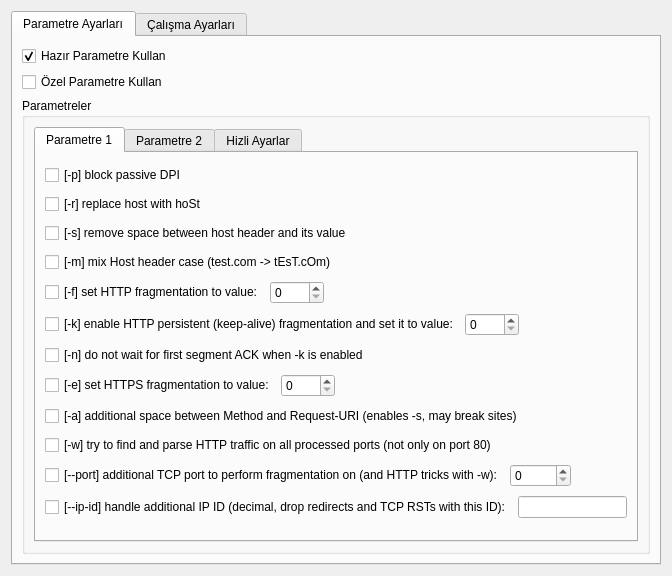
<?xml version="1.0" encoding="UTF-8"?>
<ui version="4.0">
 <class>Settings</class>
 <widget class="QWidget" name="Settings">
  <property name="geometry">
   <rect>
    <x>0</x>
    <y>0</y>
    <width>672</width>
    <height>576</height>
   </rect>
  </property>
  <property name="sizePolicy">
   <sizepolicy hsizetype="Maximum" vsizetype="Maximum">
    <horstretch>0</horstretch>
    <verstretch>0</verstretch>
   </sizepolicy>
  </property>
  <property name="minimumSize">
   <size>
    <width>672</width>
    <height>526</height>
   </size>
  </property>
  <property name="maximumSize">
   <size>
    <width>672</width>
    <height>655</height>
   </size>
  </property>
  <property name="windowTitle">
   <string>Form</string>
  </property>
  <layout class="QVBoxLayout" name="verticalLayout_2">
   <item>
    <widget class="QTabWidget" name="settingWidget">
     <property name="sizePolicy">
      <sizepolicy hsizetype="Expanding" vsizetype="Expanding">
       <horstretch>0</horstretch>
       <verstretch>0</verstretch>
      </sizepolicy>
     </property>
     <property name="currentIndex">
      <number>0</number>
     </property>
     <widget class="QWidget" name="paramTab">
      <attribute name="title">
       <string>Parametre Ayarları</string>
      </attribute>
      <layout class="QGridLayout" name="gridLayout_5">
       <item row="2" column="0">
        <widget class="QGroupBox" name="paramBox">
         <property name="enabled">
          <bool>true</bool>
         </property>
         <property name="title">
          <string>Parametreler</string>
         </property>
         <layout class="QVBoxLayout" name="verticalLayout_3">
          <item>
           <widget class="QTabWidget" name="tabWidget">
            <property name="enabled">
             <bool>true</bool>
            </property>
            <property name="tabShape">
             <enum>QTabWidget::Rounded</enum>
            </property>
            <property name="currentIndex">
             <number>0</number>
            </property>
            <property name="elideMode">
             <enum>Qt::ElideRight</enum>
            </property>
            <widget class="QWidget" name="param1">
             <attribute name="title">
              <string>Parametre 1</string>
             </attribute>
             <layout class="QVBoxLayout" name="verticalLayout">
              <item>
               <widget class="QCheckBox" name="checkP">
                <property name="text">
                 <string>[-p] block passive DPI</string>
                </property>
               </widget>
              </item>
              <item>
               <widget class="QCheckBox" name="checkR">
                <property name="text">
                 <string>[-r] replace host with hoSt</string>
                </property>
               </widget>
              </item>
              <item>
               <widget class="QCheckBox" name="checkS">
                <property name="text">
                 <string>[-s] remove space between host header and its value</string>
                </property>
               </widget>
              </item>
              <item>
               <widget class="QCheckBox" name="checkM">
                <property name="text">
                 <string>[-m] mix Host header case (test.com -&gt; tEsT.cOm)</string>
                </property>
               </widget>
              </item>
              <item>
               <layout class="QHBoxLayout" name="horizontalLayout">
                <item>
                 <widget class="QCheckBox" name="checkF">
                  <property name="text">
                   <string>[-f] set HTTP fragmentation to value:</string>
                  </property>
                 </widget>
                </item>
                <item>
                 <widget class="QSpinBox" name="spinF">
                  <property name="maximum">
                   <number>1337</number>
                  </property>
                 </widget>
                </item>
                <item>
                 <spacer name="horizontalSpacer_3">
                  <property name="orientation">
                   <enum>Qt::Horizontal</enum>
                  </property>
                  <property name="sizeHint" stdset="0">
                   <size>
                    <width>40</width>
                    <height>20</height>
                   </size>
                  </property>
                 </spacer>
                </item>
               </layout>
              </item>
              <item>
               <layout class="QHBoxLayout" name="horizontalLayout_2">
                <item>
                 <widget class="QCheckBox" name="checkK">
                  <property name="text">
                   <string>[-k] enable HTTP persistent (keep-alive) fragmentation and set it to value:</string>
                  </property>
                 </widget>
                </item>
                <item>
                 <widget class="QSpinBox" name="spinK">
                  <property name="maximum">
                   <number>1337</number>
                  </property>
                 </widget>
                </item>
                <item>
                 <spacer name="horizontalSpacer_4">
                  <property name="orientation">
                   <enum>Qt::Horizontal</enum>
                  </property>
                  <property name="sizeHint" stdset="0">
                   <size>
                    <width>40</width>
                    <height>20</height>
                   </size>
                  </property>
                 </spacer>
                </item>
               </layout>
              </item>
              <item>
               <widget class="QCheckBox" name="checkN">
                <property name="text">
                 <string>[-n] do not wait for first segment ACK when -k is enabled</string>
                </property>
               </widget>
              </item>
              <item>
               <layout class="QHBoxLayout" name="horizontalLayout_3">
                <item>
                 <widget class="QCheckBox" name="checkE">
                  <property name="text">
                   <string>[-e] set HTTPS fragmentation to value:</string>
                  </property>
                 </widget>
                </item>
                <item>
                 <widget class="QSpinBox" name="spinE">
                  <property name="maximum">
                   <number>1337</number>
                  </property>
                 </widget>
                </item>
                <item>
                 <spacer name="horizontalSpacer_5">
                  <property name="orientation">
                   <enum>Qt::Horizontal</enum>
                  </property>
                  <property name="sizeHint" stdset="0">
                   <size>
                    <width>40</width>
                    <height>20</height>
                   </size>
                  </property>
                 </spacer>
                </item>
               </layout>
              </item>
              <item>
               <widget class="QCheckBox" name="checkA">
                <property name="text">
                 <string>[-a] additional space between Method and Request-URI (enables -s, may break sites)</string>
                </property>
               </widget>
              </item>
              <item>
               <widget class="QCheckBox" name="checkW">
                <property name="text">
                 <string>[-w] try to find and parse HTTP traffic on all processed ports (not only on port 80)</string>
                </property>
               </widget>
              </item>
              <item>
               <layout class="QHBoxLayout" name="horizontalLayout_4">
                <item>
                 <widget class="QCheckBox" name="checkPort">
                  <property name="text">
                   <string>[--port] additional TCP port to perform fragmentation on (and HTTP tricks with -w):</string>
                  </property>
                 </widget>
                </item>
                <item>
                 <widget class="QSpinBox" name="spinPort">
                  <property name="maximum">
                   <number>65535</number>
                  </property>
                 </widget>
                </item>
                <item>
                 <spacer name="horizontalSpacer_7">
                  <property name="orientation">
                   <enum>Qt::Horizontal</enum>
                  </property>
                  <property name="sizeHint" stdset="0">
                   <size>
                    <width>40</width>
                    <height>20</height>
                   </size>
                  </property>
                 </spacer>
                </item>
               </layout>
              </item>
              <item>
               <layout class="QHBoxLayout" name="horizontalLayout_5">
                <item>
                 <widget class="QCheckBox" name="checkIpId">
                  <property name="text">
                   <string>[--ip-id] handle additional IP ID (decimal, drop redirects and TCP RSTs with this ID):</string>
                  </property>
                 </widget>
                </item>
                <item>
                 <widget class="QLineEdit" name="lineIpId"/>
                </item>
               </layout>
              </item>
             </layout>
            </widget>
            <widget class="QWidget" name="param2">
             <attribute name="title">
              <string>Parametre 2</string>
             </attribute>
             <layout class="QGridLayout" name="gridLayout_8">
              <item row="0" column="0">
               <layout class="QHBoxLayout" name="horizontalLayout_6">
                <item>
                 <widget class="QCheckBox" name="checkDnsAddr">
                  <property name="text">
                   <string>[--dns-addr] redirect UDP DNS requests to the supplied IP address (experimental):</string>
                  </property>
                 </widget>
                </item>
                <item>
                 <widget class="QLineEdit" name="lineDnsAddr">
                  <property name="text">
                   <string>208.67.220.220</string>
                  </property>
                 </widget>
                </item>
               </layout>
              </item>
              <item row="1" column="0">
               <layout class="QHBoxLayout" name="horizontalLayout_7">
                <item>
                 <widget class="QCheckBox" name="checkDnsPort">
                  <property name="text">
                   <string>[--dns-port] redirect UDP DNS requests to the supplied port (53 by default)</string>
                  </property>
                 </widget>
                </item>
                <item>
                 <widget class="QSpinBox" name="spinDnsPort">
                  <property name="minimumSize">
                   <size>
                    <width>75</width>
                    <height>0</height>
                   </size>
                  </property>
                  <property name="maximum">
                   <number>65535</number>
                  </property>
                  <property name="value">
                   <number>1253</number>
                  </property>
                 </widget>
                </item>
                <item>
                 <spacer name="horizontalSpacer">
                  <property name="orientation">
                   <enum>Qt::Horizontal</enum>
                  </property>
                  <property name="sizeHint" stdset="0">
                   <size>
                    <width>40</width>
                    <height>20</height>
                   </size>
                  </property>
                 </spacer>
                </item>
               </layout>
              </item>
              <item row="2" column="0">
               <layout class="QHBoxLayout" name="horizontalLayout_8">
                <item>
                 <widget class="QCheckBox" name="checkDnsv6Addr">
                  <property name="text">
                   <string>[--dnsv6-addr] redirect UDPv6 DNS requests to the supplied IPv6 address (experimental):</string>
                  </property>
                 </widget>
                </item>
                <item>
                 <widget class="QLineEdit" name="lineDnsv6Addr">
                  <property name="text">
                   <string>2a02:6b8::feed:0ff</string>
                  </property>
                 </widget>
                </item>
               </layout>
              </item>
              <item row="3" column="0">
               <layout class="QHBoxLayout" name="horizontalLayout_9">
                <item>
                 <widget class="QCheckBox" name="checkDnsv6Port">
                  <property name="text">
                   <string>[--dnsv6-port] redirect UDPv6 DNS requests to the supplied port (53 by default)</string>
                  </property>
                 </widget>
                </item>
                <item>
                 <widget class="QSpinBox" name="spinDnsv6Port">
                  <property name="minimumSize">
                   <size>
                    <width>75</width>
                    <height>0</height>
                   </size>
                  </property>
                  <property name="maximum">
                   <number>65535</number>
                  </property>
                  <property name="value">
                   <number>1253</number>
                  </property>
                 </widget>
                </item>
                <item>
                 <spacer name="horizontalSpacer_2">
                  <property name="orientation">
                   <enum>Qt::Horizontal</enum>
                  </property>
                  <property name="sizeHint" stdset="0">
                   <size>
                    <width>40</width>
                    <height>20</height>
                   </size>
                  </property>
                 </spacer>
                </item>
               </layout>
              </item>
              <item row="4" column="0">
               <widget class="QCheckBox" name="checkBlacklist">
                <property name="text">
                 <string>[--blacklist] perform HTTP tricks only to host names and subdomains from
                          supplied text file. This option can be supplied multiple times.</string>
                </property>
               </widget>
              </item>
             </layout>
            </widget>
            <widget class="QWidget" name="quickSetting">
             <attribute name="title">
              <string>Hizli Ayarlar</string>
             </attribute>
             <layout class="QGridLayout" name="gridLayout_6">
              <item row="1" column="0">
               <widget class="QGroupBox" name="groupQuickSettings">
                <property name="title">
                 <string>Hazir ayarlar</string>
                </property>
                <layout class="QGridLayout" name="gridLayout_7">
                 <item row="0" column="0">
                  <widget class="QRadioButton" name="radioQuick1">
                   <property name="text">
                    <string>[-1] -p -r -s -f 2 -k 2 -n -e 2 (most compatible mode, default)</string>
                   </property>
                  </widget>
                 </item>
                 <item row="2" column="0">
                  <widget class="QRadioButton" name="radioQuick3">
                   <property name="text">
                    <string>[-3] -p -r -s -e 40 (better speed for HTTP and HTTPS)</string>
                   </property>
                  </widget>
                 </item>
                 <item row="1" column="0">
                  <widget class="QRadioButton" name="radioQuick2">
                   <property name="text">
                    <string>[-2] -p -r -s -f 2 -k 2 -n -e 40 (better speed for HTTPS yet still compatible)</string>
                   </property>
                  </widget>
                 </item>
                 <item row="3" column="0">
                  <widget class="QRadioButton" name="radioQuick4">
                   <property name="text">
                    <string>[-4] -p -r -s (best speed)</string>
                   </property>
                  </widget>
                 </item>
                </layout>
               </widget>
              </item>
              <item row="0" column="0">
               <widget class="QCheckBox" name="checkQuickSettings">
                <property name="text">
                 <string>Hizli ayarlari aktif et</string>
                </property>
               </widget>
              </item>
             </layout>
            </widget>
           </widget>
          </item>
         </layout>
        </widget>
       </item>
       <item row="1" column="0">
        <widget class="QCheckBox" name="checkCustomParam">
         <property name="text">
          <string>Özel Parametre Kullan</string>
         </property>
        </widget>
       </item>
       <item row="0" column="0">
        <widget class="QCheckBox" name="checkDefaultParam">
         <property name="text">
          <string>Hazır Parametre Kullan</string>
         </property>
         <property name="checked">
          <bool>true</bool>
         </property>
        </widget>
       </item>
      </layout>
     </widget>
     <widget class="QWidget" name="runTab">
      <attribute name="title">
       <string>Çalışma Ayarları</string>
      </attribute>
      <widget class="QGroupBox" name="scheduleSettings">
       <property name="enabled">
        <bool>false</bool>
       </property>
       <property name="geometry">
        <rect>
         <x>9</x>
         <y>90</y>
         <width>631</width>
         <height>406</height>
        </rect>
       </property>
       <property name="title">
        <string>Çalışma Saatleri</string>
       </property>
       <layout class="QGridLayout" name="gridLayout_12">
        <item row="0" column="0">
         <layout class="QHBoxLayout" name="horizontalLayout_12">
          <item>
           <widget class="QCheckBox" name="checkBox_1">
            <property name="text">
             <string>Pazartesi</string>
            </property>
           </widget>
          </item>
          <item>
           <widget class="QWidget" name="widget_1" native="true">
            <property name="enabled">
             <bool>false</bool>
            </property>
            <layout class="QGridLayout" name="gridLayout">
             <item row="0" column="1">
              <layout class="QHBoxLayout" name="horizontalLayout_14">
               <item>
                <layout class="QHBoxLayout" name="horizontalLayout_10">
                 <item>
                  <widget class="QLabel" name="label_1">
                   <property name="text">
                    <string>Başlangıç</string>
                   </property>
                  </widget>
                 </item>
                 <item>
                  <widget class="QDateTimeEdit" name="startTime">
                   <property name="maximumTime">
                    <time>
                     <hour>23</hour>
                     <minute>59</minute>
                     <second>59</second>
                    </time>
                   </property>
                   <property name="displayFormat">
                    <string>HH:mm</string>
                   </property>
                  </widget>
                 </item>
                 <item>
                  <spacer name="horizontalSpacer_6">
                   <property name="orientation">
                    <enum>Qt::Horizontal</enum>
                   </property>
                   <property name="sizeType">
                    <enum>QSizePolicy::Minimum</enum>
                   </property>
                   <property name="sizeHint" stdset="0">
                    <size>
                     <width>40</width>
                     <height>20</height>
                    </size>
                   </property>
                  </spacer>
                 </item>
                </layout>
               </item>
               <item>
                <layout class="QHBoxLayout" name="horizontalLayout_13">
                 <item>
                  <widget class="QLabel" name="label_2">
                   <property name="text">
                    <string>Bitiş</string>
                   </property>
                  </widget>
                 </item>
                 <item>
                  <widget class="QDateTimeEdit" name="endTime">
                   <property name="displayFormat">
                    <string>HH:mm</string>
                   </property>
                   <property name="calendarPopup">
                    <bool>false</bool>
                   </property>
                   <property name="timeSpec">
                    <enum>Qt::LocalTime</enum>
                   </property>
                  </widget>
                 </item>
                </layout>
               </item>
              </layout>
             </item>
             <item row="0" column="0">
              <spacer name="horizontalSpacer_8">
               <property name="orientation">
                <enum>Qt::Horizontal</enum>
               </property>
               <property name="sizeHint" stdset="0">
                <size>
                 <width>40</width>
                 <height>20</height>
                </size>
               </property>
              </spacer>
             </item>
            </layout>
           </widget>
          </item>
         </layout>
        </item>
        <item row="1" column="0">
         <layout class="QHBoxLayout" name="horizontalLayout_15">
          <item>
           <widget class="QCheckBox" name="checkBox_2">
            <property name="text">
             <string>Salı</string>
            </property>
           </widget>
          </item>
          <item>
           <widget class="QWidget" name="widget_2" native="true">
            <property name="enabled">
             <bool>false</bool>
            </property>
            <layout class="QGridLayout" name="gridLayout_2">
             <item row="0" column="1">
              <layout class="QHBoxLayout" name="horizontalLayout_16">
               <item>
                <layout class="QHBoxLayout" name="horizontalLayout_17">
                 <item>
                  <widget class="QLabel" name="label_4">
                   <property name="text">
                    <string>Başlangıç</string>
                   </property>
                  </widget>
                 </item>
                 <item>
                  <widget class="QDateTimeEdit" name="startTime_2">
                   <property name="maximumTime">
                    <time>
                     <hour>23</hour>
                     <minute>59</minute>
                     <second>59</second>
                    </time>
                   </property>
                   <property name="displayFormat">
                    <string>HH:mm</string>
                   </property>
                  </widget>
                 </item>
                 <item>
                  <spacer name="horizontalSpacer_9">
                   <property name="orientation">
                    <enum>Qt::Horizontal</enum>
                   </property>
                   <property name="sizeType">
                    <enum>QSizePolicy::Minimum</enum>
                   </property>
                   <property name="sizeHint" stdset="0">
                    <size>
                     <width>40</width>
                     <height>20</height>
                    </size>
                   </property>
                  </spacer>
                 </item>
                </layout>
               </item>
               <item>
                <layout class="QHBoxLayout" name="horizontalLayout_18">
                 <item>
                  <widget class="QLabel" name="label_5">
                   <property name="text">
                    <string>Bitiş</string>
                   </property>
                  </widget>
                 </item>
                 <item>
                  <widget class="QDateTimeEdit" name="endTime_2">
                   <property name="displayFormat">
                    <string>HH:mm</string>
                   </property>
                   <property name="calendarPopup">
                    <bool>false</bool>
                   </property>
                   <property name="timeSpec">
                    <enum>Qt::LocalTime</enum>
                   </property>
                  </widget>
                 </item>
                </layout>
               </item>
              </layout>
             </item>
             <item row="0" column="0">
              <spacer name="horizontalSpacer_10">
               <property name="orientation">
                <enum>Qt::Horizontal</enum>
               </property>
               <property name="sizeHint" stdset="0">
                <size>
                 <width>40</width>
                 <height>20</height>
                </size>
               </property>
              </spacer>
             </item>
            </layout>
           </widget>
          </item>
         </layout>
        </item>
        <item row="2" column="0">
         <layout class="QHBoxLayout" name="horizontalLayout_19">
          <item>
           <widget class="QCheckBox" name="checkBox_3">
            <property name="text">
             <string>Çarşamba</string>
            </property>
           </widget>
          </item>
          <item>
           <widget class="QWidget" name="widget_3" native="true">
            <property name="enabled">
             <bool>false</bool>
            </property>
            <layout class="QGridLayout" name="gridLayout_3">
             <item row="0" column="1">
              <layout class="QHBoxLayout" name="horizontalLayout_20">
               <item>
                <layout class="QHBoxLayout" name="horizontalLayout_21">
                 <item>
                  <widget class="QLabel" name="label_6">
                   <property name="text">
                    <string>Başlangıç</string>
                   </property>
                  </widget>
                 </item>
                 <item>
                  <widget class="QDateTimeEdit" name="startTime_3">
                   <property name="maximumTime">
                    <time>
                     <hour>23</hour>
                     <minute>59</minute>
                     <second>59</second>
                    </time>
                   </property>
                   <property name="displayFormat">
                    <string>HH:mm</string>
                   </property>
                  </widget>
                 </item>
                 <item>
                  <spacer name="horizontalSpacer_11">
                   <property name="orientation">
                    <enum>Qt::Horizontal</enum>
                   </property>
                   <property name="sizeType">
                    <enum>QSizePolicy::Minimum</enum>
                   </property>
                   <property name="sizeHint" stdset="0">
                    <size>
                     <width>40</width>
                     <height>20</height>
                    </size>
                   </property>
                  </spacer>
                 </item>
                </layout>
               </item>
               <item>
                <layout class="QHBoxLayout" name="horizontalLayout_22">
                 <item>
                  <widget class="QLabel" name="label_7">
                   <property name="text">
                    <string>Bitiş</string>
                   </property>
                  </widget>
                 </item>
                 <item>
                  <widget class="QDateTimeEdit" name="endTime_3">
                   <property name="displayFormat">
                    <string>HH:mm</string>
                   </property>
                   <property name="calendarPopup">
                    <bool>false</bool>
                   </property>
                   <property name="timeSpec">
                    <enum>Qt::LocalTime</enum>
                   </property>
                  </widget>
                 </item>
                </layout>
               </item>
              </layout>
             </item>
             <item row="0" column="0">
              <spacer name="horizontalSpacer_12">
               <property name="orientation">
                <enum>Qt::Horizontal</enum>
               </property>
               <property name="sizeHint" stdset="0">
                <size>
                 <width>40</width>
                 <height>20</height>
                </size>
               </property>
              </spacer>
             </item>
            </layout>
           </widget>
          </item>
         </layout>
        </item>
        <item row="3" column="0">
         <layout class="QHBoxLayout" name="horizontalLayout_23">
          <item>
           <widget class="QCheckBox" name="checkBox_4">
            <property name="text">
             <string>Perşembe</string>
            </property>
           </widget>
          </item>
          <item>
           <widget class="QWidget" name="widget_4" native="true">
            <property name="enabled">
             <bool>false</bool>
            </property>
            <layout class="QGridLayout" name="gridLayout_4">
             <item row="0" column="1">
              <layout class="QHBoxLayout" name="horizontalLayout_24">
               <item>
                <layout class="QHBoxLayout" name="horizontalLayout_25">
                 <item>
                  <widget class="QLabel" name="label_8">
                   <property name="text">
                    <string>Başlangıç</string>
                   </property>
                  </widget>
                 </item>
                 <item>
                  <widget class="QDateTimeEdit" name="startTime_4">
                   <property name="maximumTime">
                    <time>
                     <hour>23</hour>
                     <minute>59</minute>
                     <second>59</second>
                    </time>
                   </property>
                   <property name="displayFormat">
                    <string>HH:mm</string>
                   </property>
                  </widget>
                 </item>
                 <item>
                  <spacer name="horizontalSpacer_13">
                   <property name="orientation">
                    <enum>Qt::Horizontal</enum>
                   </property>
                   <property name="sizeType">
                    <enum>QSizePolicy::Minimum</enum>
                   </property>
                   <property name="sizeHint" stdset="0">
                    <size>
                     <width>40</width>
                     <height>20</height>
                    </size>
                   </property>
                  </spacer>
                 </item>
                </layout>
               </item>
               <item>
                <layout class="QHBoxLayout" name="horizontalLayout_26">
                 <item>
                  <widget class="QLabel" name="label_9">
                   <property name="text">
                    <string>Bitiş</string>
                   </property>
                  </widget>
                 </item>
                 <item>
                  <widget class="QDateTimeEdit" name="endTime_4">
                   <property name="displayFormat">
                    <string>HH:mm</string>
                   </property>
                   <property name="calendarPopup">
                    <bool>false</bool>
                   </property>
                   <property name="timeSpec">
                    <enum>Qt::LocalTime</enum>
                   </property>
                  </widget>
                 </item>
                </layout>
               </item>
              </layout>
             </item>
             <item row="0" column="0">
              <spacer name="horizontalSpacer_14">
               <property name="orientation">
                <enum>Qt::Horizontal</enum>
               </property>
               <property name="sizeHint" stdset="0">
                <size>
                 <width>40</width>
                 <height>20</height>
                </size>
               </property>
              </spacer>
             </item>
            </layout>
           </widget>
          </item>
         </layout>
        </item>
        <item row="4" column="0">
         <layout class="QHBoxLayout" name="horizontalLayout_27">
          <item>
           <widget class="QCheckBox" name="checkBox_5">
            <property name="text">
             <string>Cuma</string>
            </property>
           </widget>
          </item>
          <item>
           <widget class="QWidget" name="widget_5" native="true">
            <property name="enabled">
             <bool>false</bool>
            </property>
            <layout class="QGridLayout" name="gridLayout_9">
             <item row="0" column="1">
              <layout class="QHBoxLayout" name="horizontalLayout_28">
               <item>
                <layout class="QHBoxLayout" name="horizontalLayout_29">
                 <item>
                  <widget class="QLabel" name="label_10">
                   <property name="text">
                    <string>Başlangıç</string>
                   </property>
                  </widget>
                 </item>
                 <item>
                  <widget class="QDateTimeEdit" name="startTime_5">
                   <property name="maximumTime">
                    <time>
                     <hour>23</hour>
                     <minute>59</minute>
                     <second>59</second>
                    </time>
                   </property>
                   <property name="displayFormat">
                    <string>HH:mm</string>
                   </property>
                  </widget>
                 </item>
                 <item>
                  <spacer name="horizontalSpacer_15">
                   <property name="orientation">
                    <enum>Qt::Horizontal</enum>
                   </property>
                   <property name="sizeType">
                    <enum>QSizePolicy::Minimum</enum>
                   </property>
                   <property name="sizeHint" stdset="0">
                    <size>
                     <width>40</width>
                     <height>20</height>
                    </size>
                   </property>
                  </spacer>
                 </item>
                </layout>
               </item>
               <item>
                <layout class="QHBoxLayout" name="horizontalLayout_30">
                 <item>
                  <widget class="QLabel" name="label_11">
                   <property name="text">
                    <string>Bitiş</string>
                   </property>
                  </widget>
                 </item>
                 <item>
                  <widget class="QDateTimeEdit" name="endTime_5">
                   <property name="displayFormat">
                    <string>HH:mm</string>
                   </property>
                   <property name="calendarPopup">
                    <bool>false</bool>
                   </property>
                   <property name="timeSpec">
                    <enum>Qt::LocalTime</enum>
                   </property>
                  </widget>
                 </item>
                </layout>
               </item>
              </layout>
             </item>
             <item row="0" column="0">
              <spacer name="horizontalSpacer_16">
               <property name="orientation">
                <enum>Qt::Horizontal</enum>
               </property>
               <property name="sizeHint" stdset="0">
                <size>
                 <width>40</width>
                 <height>20</height>
                </size>
               </property>
              </spacer>
             </item>
            </layout>
           </widget>
          </item>
         </layout>
        </item>
        <item row="5" column="0">
         <layout class="QHBoxLayout" name="horizontalLayout_31">
          <item>
           <widget class="QCheckBox" name="checkBox_6">
            <property name="text">
             <string>Cumartesi</string>
            </property>
           </widget>
          </item>
          <item>
           <widget class="QWidget" name="widget_6" native="true">
            <property name="enabled">
             <bool>false</bool>
            </property>
            <layout class="QGridLayout" name="gridLayout_10">
             <item row="0" column="1">
              <layout class="QHBoxLayout" name="horizontalLayout_32">
               <item>
                <layout class="QHBoxLayout" name="horizontalLayout_33">
                 <item>
                  <widget class="QLabel" name="label_12">
                   <property name="text">
                    <string>Başlangıç</string>
                   </property>
                  </widget>
                 </item>
                 <item>
                  <widget class="QDateTimeEdit" name="startTime_6">
                   <property name="maximumTime">
                    <time>
                     <hour>23</hour>
                     <minute>59</minute>
                     <second>59</second>
                    </time>
                   </property>
                   <property name="displayFormat">
                    <string>HH:mm</string>
                   </property>
                  </widget>
                 </item>
                 <item>
                  <spacer name="horizontalSpacer_17">
                   <property name="orientation">
                    <enum>Qt::Horizontal</enum>
                   </property>
                   <property name="sizeType">
                    <enum>QSizePolicy::Minimum</enum>
                   </property>
                   <property name="sizeHint" stdset="0">
                    <size>
                     <width>40</width>
                     <height>20</height>
                    </size>
                   </property>
                  </spacer>
                 </item>
                </layout>
               </item>
               <item>
                <layout class="QHBoxLayout" name="horizontalLayout_34">
                 <item>
                  <widget class="QLabel" name="label_13">
                   <property name="text">
                    <string>Bitiş</string>
                   </property>
                  </widget>
                 </item>
                 <item>
                  <widget class="QDateTimeEdit" name="endTime_6">
                   <property name="displayFormat">
                    <string>HH:mm</string>
                   </property>
                   <property name="calendarPopup">
                    <bool>false</bool>
                   </property>
                   <property name="timeSpec">
                    <enum>Qt::LocalTime</enum>
                   </property>
                  </widget>
                 </item>
                </layout>
               </item>
              </layout>
             </item>
             <item row="0" column="0">
              <spacer name="horizontalSpacer_18">
               <property name="orientation">
                <enum>Qt::Horizontal</enum>
               </property>
               <property name="sizeHint" stdset="0">
                <size>
                 <width>40</width>
                 <height>20</height>
                </size>
               </property>
              </spacer>
             </item>
            </layout>
           </widget>
          </item>
         </layout>
        </item>
        <item row="6" column="0">
         <layout class="QHBoxLayout" name="horizontalLayout_35">
          <item>
           <widget class="QCheckBox" name="checkBox_7">
            <property name="text">
             <string>Pazar</string>
            </property>
           </widget>
          </item>
          <item>
           <widget class="QWidget" name="widget_7" native="true">
            <property name="enabled">
             <bool>false</bool>
            </property>
            <layout class="QGridLayout" name="gridLayout_11">
             <item row="0" column="1">
              <layout class="QHBoxLayout" name="horizontalLayout_36">
               <item>
                <layout class="QHBoxLayout" name="horizontalLayout_37">
                 <item>
                  <widget class="QLabel" name="label_14">
                   <property name="text">
                    <string>Başlangıç</string>
                   </property>
                  </widget>
                 </item>
                 <item>
                  <widget class="QDateTimeEdit" name="startTime_7">
                   <property name="maximumTime">
                    <time>
                     <hour>23</hour>
                     <minute>59</minute>
                     <second>59</second>
                    </time>
                   </property>
                   <property name="displayFormat">
                    <string>HH:mm</string>
                   </property>
                  </widget>
                 </item>
                 <item>
                  <spacer name="horizontalSpacer_19">
                   <property name="orientation">
                    <enum>Qt::Horizontal</enum>
                   </property>
                   <property name="sizeType">
                    <enum>QSizePolicy::Minimum</enum>
                   </property>
                   <property name="sizeHint" stdset="0">
                    <size>
                     <width>40</width>
                     <height>20</height>
                    </size>
                   </property>
                  </spacer>
                 </item>
                </layout>
               </item>
               <item>
                <layout class="QHBoxLayout" name="horizontalLayout_38">
                 <item>
                  <widget class="QLabel" name="label_15">
                   <property name="text">
                    <string>Bitiş</string>
                   </property>
                  </widget>
                 </item>
                 <item>
                  <widget class="QDateTimeEdit" name="endTime_7">
                   <property name="displayFormat">
                    <string>HH:mm</string>
                   </property>
                   <property name="calendarPopup">
                    <bool>false</bool>
                   </property>
                   <property name="timeSpec">
                    <enum>Qt::LocalTime</enum>
                   </property>
                  </widget>
                 </item>
                </layout>
               </item>
              </layout>
             </item>
             <item row="0" column="0">
              <spacer name="horizontalSpacer_20">
               <property name="orientation">
                <enum>Qt::Horizontal</enum>
               </property>
               <property name="sizeHint" stdset="0">
                <size>
                 <width>40</width>
                 <height>20</height>
                </size>
               </property>
              </spacer>
             </item>
            </layout>
           </widget>
          </item>
         </layout>
        </item>
       </layout>
      </widget>
      <widget class="QWidget" name="layoutWidget">
       <property name="geometry">
        <rect>
         <x>9</x>
         <y>9</y>
         <width>306</width>
         <height>73</height>
        </rect>
       </property>
       <layout class="QHBoxLayout" name="horizontalLayout_39">
        <item>
         <layout class="QVBoxLayout" name="verticalLayout_4">
          <item>
           <widget class="QCheckBox" name="trayBox">
            <property name="text">
             <string>Sistem Tepsisine Küçült</string>
            </property>
            <property name="checked">
             <bool>true</bool>
            </property>
           </widget>
          </item>
          <item>
           <widget class="QCheckBox" name="startupBox">
            <property name="text">
             <string>Başlangıçta Otomatik Çalıştır</string>
            </property>
           </widget>
          </item>
          <item>
           <widget class="QCheckBox" name="scheduleBox">
            <property name="text">
             <string>Çalışma Saatleri Ayarla</string>
            </property>
           </widget>
          </item>
         </layout>
        </item>
        <item>
         <layout class="QVBoxLayout" name="verticalLayout_6">
          <item>
           <widget class="QCheckBox" name="notificationBox">
            <property name="text">
             <string>Bildirimleri Kapat</string>
            </property>
           </widget>
          </item>
          <item>
           <layout class="QHBoxLayout" name="horizontalLayout_11">
            <item>
             <widget class="QLabel" name="label_3">
              <property name="text">
               <string>Skin</string>
              </property>
             </widget>
            </item>
            <item>
             <widget class="QComboBox" name="comboBox">
              <item>
               <property name="text">
                <string>Vista</string>
               </property>
              </item>
              <item>
               <property name="text">
                <string>Windows Classic</string>
               </property>
              </item>
              <item>
               <property name="text">
                <string>Fusion Light</string>
               </property>
              </item>
              <item>
               <property name="text">
                <string>Fusion Dark</string>
               </property>
              </item>
             </widget>
            </item>
           </layout>
          </item>
         </layout>
        </item>
       </layout>
      </widget>
     </widget>
    </widget>
   </item>
  </layout>
 </widget>
 <resources/>
 <connections/>
</ui>
